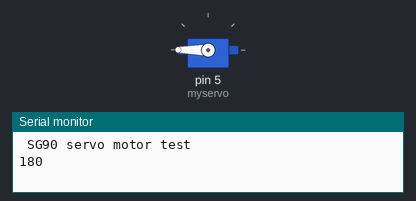
Bench run of a sketch on a simulated Arduino Uno, built with avr-gcc and run on an emulated ATmega328P. Shown: servo, the last lines printed to the serial monitor.

Above: at 2.05 s.
At 6.0 s:
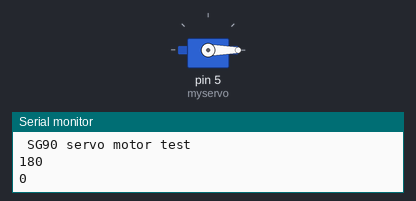
Timing chart, 0 to 7.2 s (numbered marks = the images above):
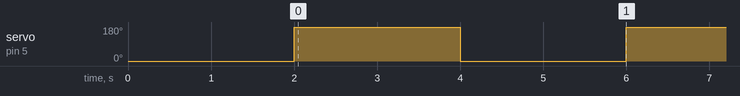

The sketch:

servo_SG90.ino
```cpp
/*
 * SG90 servo motor
 *
 * library is built in
 *
 * wires:
 * brown - GND
 * red - VCC (3.3 or 5VDC)
 * orange - signal
 *
 * min/max angles are 0 to 180
 */
#include <Servo.h>

Servo myservo;  // create servo object to control a servo
// twelve servo objects can be created on most boards


void setup() {  // start serial port
  Serial.begin(115200);
  Serial.print(F("\n\n SG90 servo motor test\n\n"));

  // attaches the servo on D1 to the servo object
  myservo.attach(5);
  myservo.write(0);
  delay(2000);
}


void loop() {
  Serial.println("180");
  myservo.write(180);
  delay(2000);

  Serial.println("0");
  myservo.write(0);
  delay(2000);
}
```

Measured:
- by itself, servo on pin 5 (myservo): alternates 180° for 2.0 s and 0° for 2.0 s
